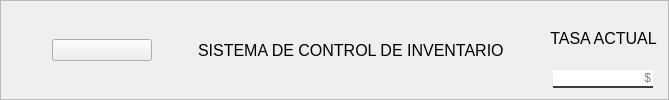
        <widget class="QFrame" name="frame_sup">
         <property name="styleSheet">
          <string notr="true">
QLineEdit{

border: 0px;
	background-color: rgb(255, 255, 255);
border-bottom:2px solid rgb(61, 61, 61);
font:75 12pt &quot;Times New Roman&quot; ;

}</string>
         </property>
         <property name="frameShape">
          <enum>QFrame::StyledPanel</enum>
         </property>
         <property name="frameShadow">
          <enum>QFrame::Raised</enum>
         </property>
         <layout class="QHBoxLayout" name="horizontalLayout_31">
          <item>
           <layout class="QHBoxLayout" name="horizontalLayout_28">
            <item>
             <spacer name="horizontalSpacer_32">
              <property name="orientation">
               <enum>Qt::Horizontal</enum>
              </property>
              <property name="sizeType">
               <enum>QSizePolicy::Fixed</enum>
              </property>
              <property name="sizeHint" stdset="0">
               <size>
                <width>40</width>
                <height>20</height>
               </size>
              </property>
             </spacer>
            </item>
            <item>
             <widget class="QPushButton" name="btn_menu">
              <property name="minimumSize">
               <size>
                <width>100</width>
                <height>0</height>
               </size>
              </property>
              <property name="text">
               <string/>
              </property>
              <property name="icon">
               <iconset>
                <normaloff>../recursos/img/icons/menu2.png</normaloff>../recursos/img/icons/menu2.png</iconset>
              </property>
              <property name="iconSize">
               <size>
                <width>38</width>
                <height>38</height>
               </size>
              </property>
              <property name="autoRepeat">
               <bool>false</bool>
              </property>
             </widget>
            </item>
            <item>
             <layout class="QHBoxLayout" name="horizontalLayout_30">
              <item>
               <spacer name="horizontalSpacer">
                <property name="orientation">
                 <enum>Qt::Horizontal</enum>
                </property>
                <property name="sizeHint" stdset="0">
                 <size>
                  <width>40</width>
                  <height>20</height>
                 </size>
                </property>
               </spacer>
              </item>
              <item>
               <widget class="QLabel" name="label_2">
                <property name="styleSheet">
                 <string notr="true">QLabel{
font-size: 12pt;
font: 87 12pts &quot;Arial Black&quot;;
background-color:#000000ff;
color:rgb(0, 0, 0);
border: 0px solid #14C80C; 

}
</string>
                </property>
                <property name="text">
                 <string>SISTEMA DE CONTROL DE INVENTARIO</string>
                </property>
               </widget>
              </item>
              <item>
               <spacer name="horizontalSpacer_14">
                <property name="orientation">
                 <enum>Qt::Horizontal</enum>
                </property>
                <property name="sizeHint" stdset="0">
                 <size>
                  <width>40</width>
                  <height>20</height>
                 </size>
                </property>
               </spacer>
              </item>
             </layout>
            </item>
            <item>
             <layout class="QVBoxLayout" name="verticalLayout_13">
              <item>
               <widget class="QLabel" name="label_10">
                <property name="styleSheet">
                 <string notr="true">QLabel{
font-size: 12pt;
font: 87 12pts &quot;Arial Black&quot;;
background-color:#000000ff;
color:rgb(0, 0, 0);
border: 0px solid #14C80C; 

}
</string>
                </property>
                <property name="text">
                 <string>TASA ACTUAL</string>
                </property>
                <property name="alignment">
                 <set>Qt::AlignCenter</set>
                </property>
               </widget>
              </item>
              <item>
               <layout class="QHBoxLayout" name="horizontalLayout">
                <item>
                 <widget class="QLineEdit" name="tasa_edit">
                  <property name="sizePolicy">
                   <sizepolicy hsizetype="Fixed" vsizetype="Fixed">
                    <horstretch>0</horstretch>
                    <verstretch>0</verstretch>
                   </sizepolicy>
                  </property>
                  <property name="minimumSize">
                   <size>
                    <width>100</width>
                    <height>0</height>
                   </size>
                  </property>
                  <property name="maximumSize">
                   <size>
                    <width>100</width>
                    <height>16777215</height>
                   </size>
                  </property>
                  <property name="layoutDirection">
                   <enum>Qt::RightToLeft</enum>
                  </property>
                  <property name="autoFillBackground">
                   <bool>false</bool>
                  </property>
                  <property name="text">
                   <string/>
                  </property>
                  <property name="maxLength">
                   <number>5</number>
                  </property>
                  <property name="alignment">
                   <set>Qt::AlignRight|Qt::AlignTrailing|Qt::AlignVCenter</set>
                  </property>
                  <property name="placeholderText">
                   <string>$</string>
                  </property>
                 </widget>
                </item>
               </layout>
              </item>
             </layout>
            </item>
           </layout>
          </item>
         </layout>
        </widget>
